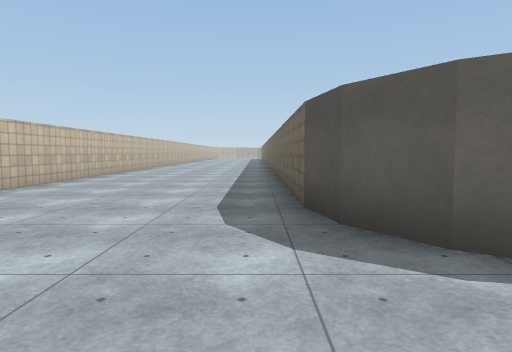
view 1 (above)

18 first-person views from a walk through a 3-D level made in the Unity game engine. The camera is 1.3 m above the floor, tilts 4° down and sees 75° across. The floor is counted in squares, 2 m on a side. Each view is taken from the middle of a square. On the plan, view 1 faces up. The plan holds only what a view shows up to about 10 squares ahead; the rest is blank. The place goes on beyond the plan. Surface patterns are stand-ins for the level's own textures.

view 2
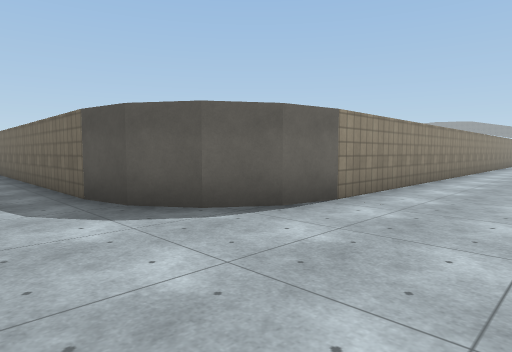

view 3
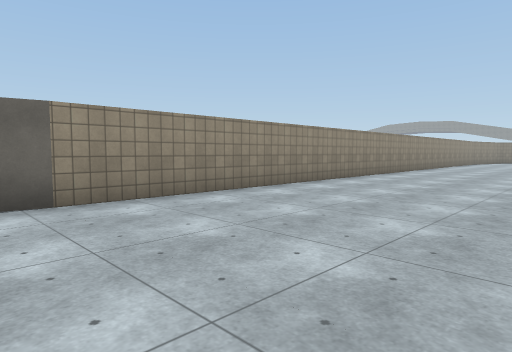

view 4
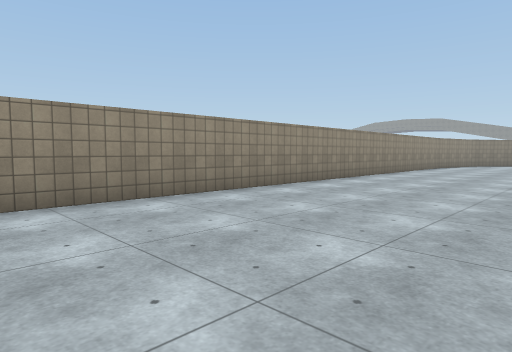

view 5
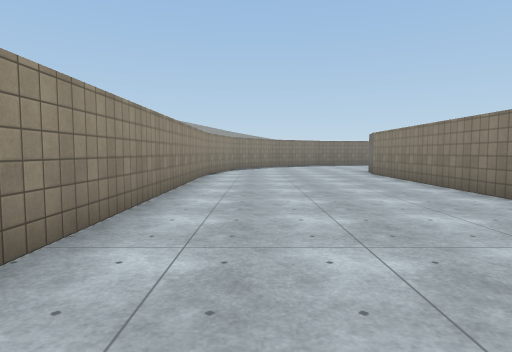

view 6
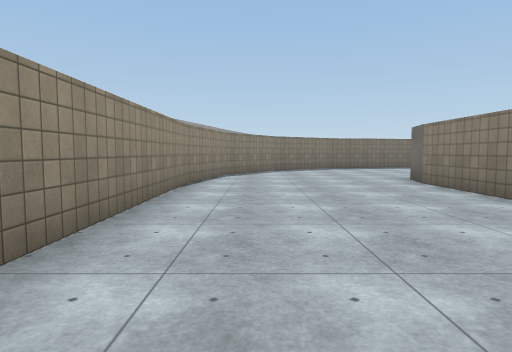

view 7
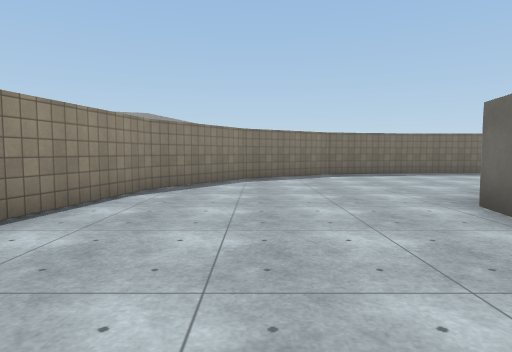

view 8
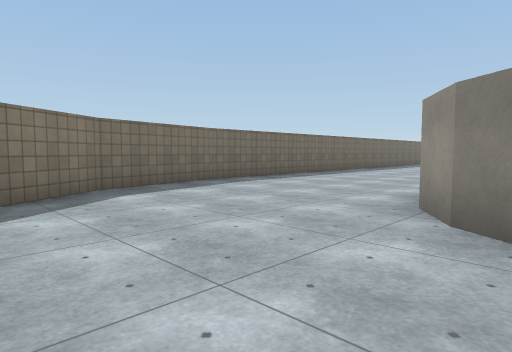

view 9
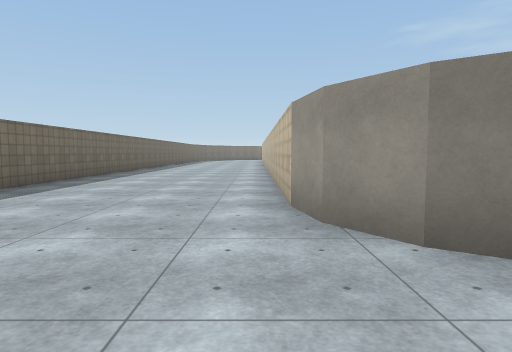

view 10
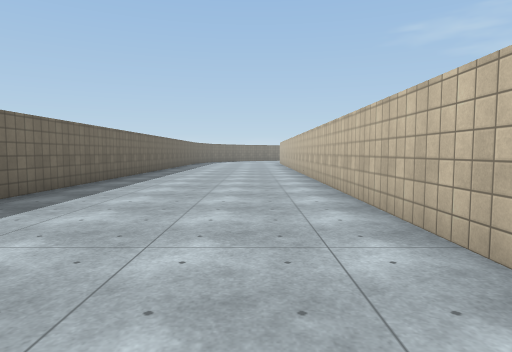

view 11
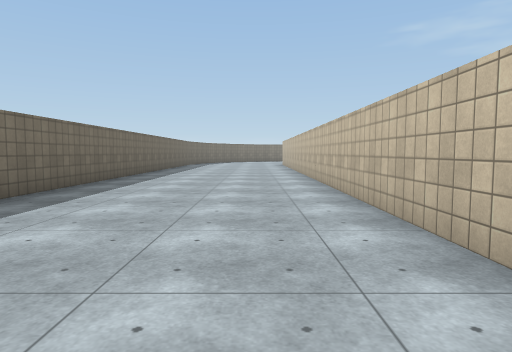

view 12
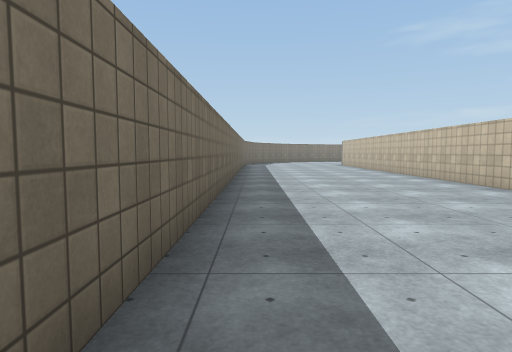

view 13
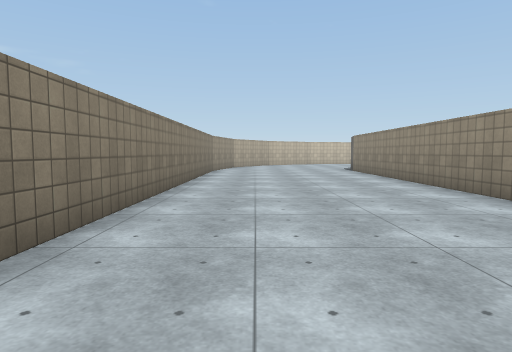

view 14
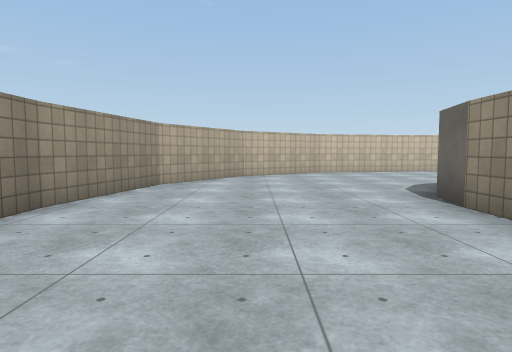

view 15
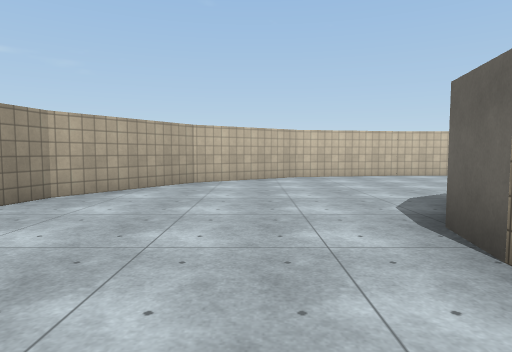

view 16
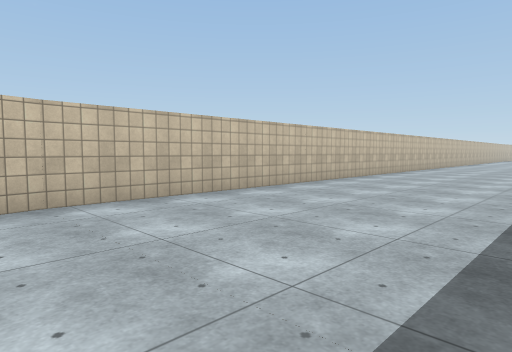

view 17
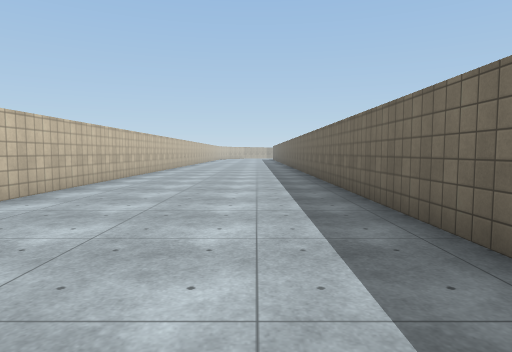

view 18
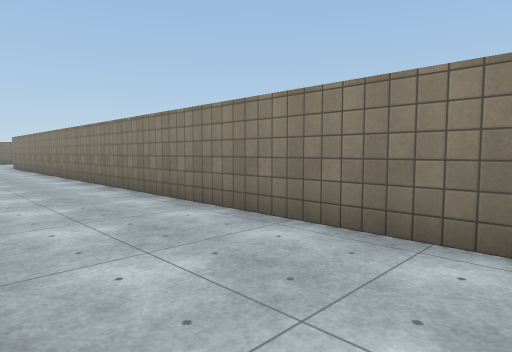

### Floor plan
Points are (right, up) in squares from view 1. A wall is a line through its corners. A room is listed if a view was taken in it or the views show most of it. See-through windows are left out.
Room 1 (views 1, 2, 3, 4, 5, 6, 7, 8, 9, 10, 11, 12, 13, 14, 15, 16, 17, 18)
walls: (23, -3.5) (24, -3.7) (24.8, -4.3) (25.4, -5.1) (25.6, -6.1); (3, -3.5) (23.1, -3.5); (3.1, 1.5) (2.1, 1.7) (1.3, 2.2) (0.8, 3) (0.6, 4); (25.6, -6) (25.6, -16.5); (0.6, 3.9) (0.6, 11.5); (-4.4, 4.1) (-3.9, 1.1) (-2.2, -1.3) (0.2, -3) (3.1, -3.5); (30.6, -16.5) (30.6, -6) (30, -3.2) (28.4, -0.7) (25.9, 0.9) (23.1, 1.5) (3, 1.5); (-4.4, 11.5) (-4.4, 3.9)

Positions as (right, up) in squares from view 1, and headings:
1: (0, 0), facing up
2: (-1, -1), facing up-right
3: (2, -3), facing up-right
4: (8, -3), facing up-right
5: (13, 0), facing right
6: (16, 0), facing right
7: (20, -1), facing right
8: (24, -1), facing down-right
9: (26, -2), facing down
10: (27, -6), facing down
11: (27, -8), facing down
12: (30, -9), facing down
13: (15, -2), facing left
14: (7, -1), facing left
15: (5, 0), facing left
16: (0, 3), facing up-left
17: (-1, 3), facing up
18: (7, -1), facing down-right
